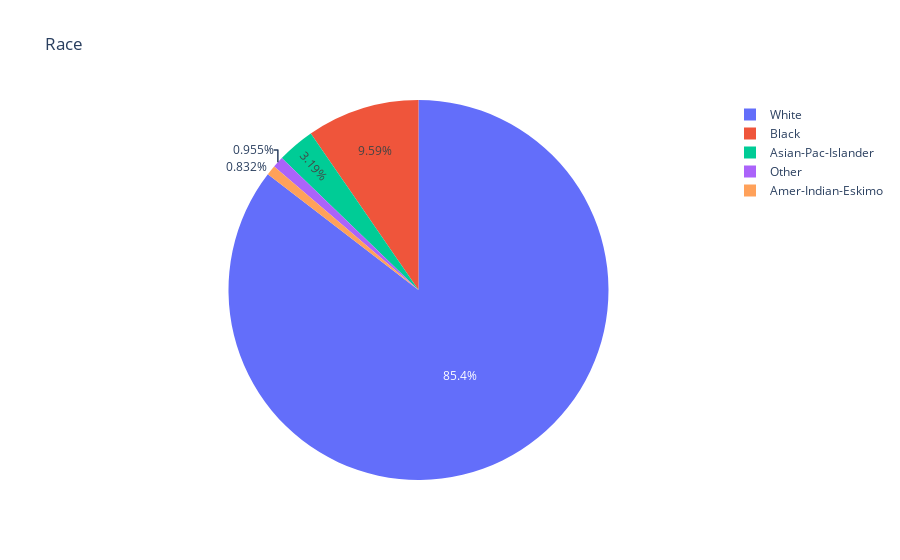

The code cell stored with this chart in its notebook:
### Markdown cell above
#### by analzing age and capital_loss through scatter plot I got that all ages have 0.00 capital_loss

### Code cell
#import plotly.express as px
values = new_df['race'].value_counts()
ids = new_df['race'].unique().tolist()
fig = px.pie(new_df, values = values, names = ids, title = 'Race')
fig.show()

### Figure 1 — Plotly figure (JSON) as saved in the notebook; plotly's stock layout.template omitted (floating-point values rounded to 4 significant figures)
{"data": [{"domain": {"x": [0, 1], "y": [0, 1]}, "hovertemplate": "label=%{label}<br>value=%{value}<extra></extra>", "labels": ["White", "Black", "Asian-Pac-Islander", "Other", "Amer-Indian-Eskimo"], "legendgroup": "", "name": "", "showlegend": true, "type": "pie", "values": [27816, 3124, 1039, 311, 271]}], "layout": {"legend": {"tracegroupgap": 0}, "title": {"text": "Race"}}}
